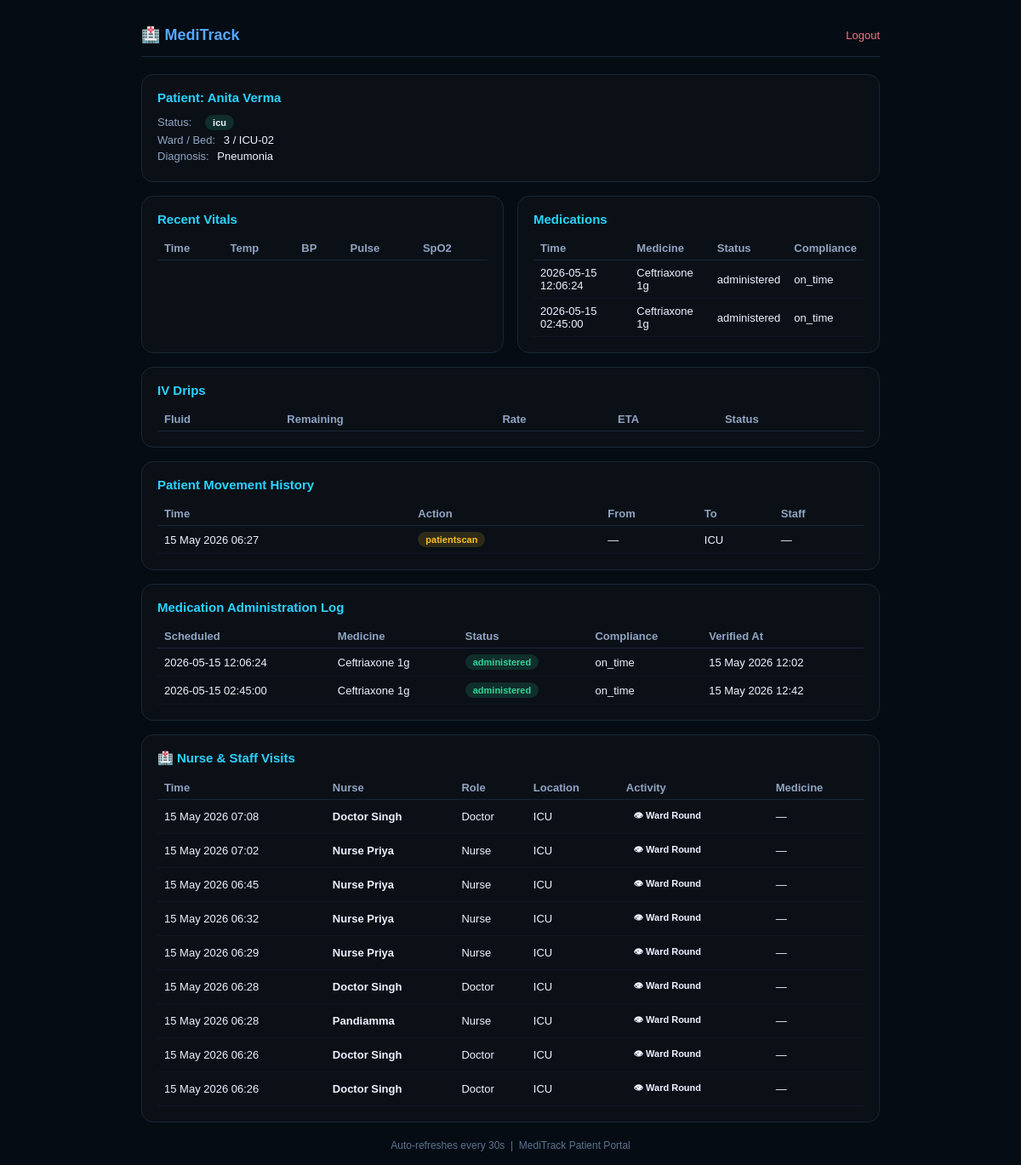
The app's page /meditrack_compact/caretaker_home.php (signed in) with its own data.
### tables this page shows
CREATE TABLE `patients` (
  `id` int(11) NOT NULL,
  `patient_code` varchar(30) NOT NULL,
  `fullname` varchar(150) NOT NULL,
  `rfiduid` varchar(60) DEFAULT NULL,
  `gender` varchar(20) DEFAULT NULL,
  `age` int(11) DEFAULT NULL,
  `blood_group` varchar(10) DEFAULT NULL,
  `phone` varchar(20) DEFAULT NULL,
  `diagnosis` varchar(255) DEFAULT NULL,
  `ward_id` int(11) DEFAULT NULL,
  `bed_no` varchar(20) DEFAULT NULL,
  `status` enum('admitted','icu','critical','discharged') NOT NULL DEFAULT 'admitted',
  `fall_risk` tinyint(1) NOT NULL DEFAULT 0,
  `elopement_risk` tinyint(1) NOT NULL DEFAULT 0,
  `watch_level` varchar(20) NOT NULL DEFAULT 'normal',
  `last_seen_at` datetime DEFAULT NULL,
  `last_seen_location_id` int(11) DEFAULT NULL,
  `created_at` timestamp NOT NULL DEFAULT current_timestamp()
);

CREATE TABLE `medicationschedule` (
  `id` int(11) NOT NULL,
  `patient_id` int(11) NOT NULL,
  `item_id` int(11) NOT NULL,
  `dose` varchar(50) NOT NULL,
  `route_name` varchar(40) NOT NULL,
  `scheduled_time` datetime NOT NULL,
  `status` enum('pending','administered','missed','refused') NOT NULL DEFAULT 'pending',
  `compliance_status` enum('pending','on_time','late','missed','refused') NOT NULL DEFAULT 'pending',
  `verified_staff_uid` varchar(60) DEFAULT NULL,
  `verified_patient_uid` varchar(60) DEFAULT NULL,
  `verified_medicine_uid` varchar(60) DEFAULT NULL,
  `verified_at` datetime DEFAULT NULL,
  `created_at` timestamp NOT NULL DEFAULT current_timestamp()
);

CREATE TABLE `items` (
  `id` int(11) NOT NULL,
  `uid` varchar(60) NOT NULL,
  `item_name` varchar(150) NOT NULL,
  `item_type` enum('medicine','equipment','asset') NOT NULL DEFAULT 'asset',
  `brand` varchar(100) DEFAULT NULL,
  `batch_no` varchar(60) DEFAULT NULL,
  `quantity` int(11) NOT NULL DEFAULT 1,
  `unit_cost` decimal(12,2) NOT NULL DEFAULT 0.00,
  `expiry_date` date DEFAULT NULL,
  `location_id` int(11) DEFAULT NULL,
  `status` enum('instock','inuse','missing','expired') NOT NULL DEFAULT 'instock',
  `recall_flag` tinyint(1) NOT NULL DEFAULT 0,
  `cold_chain_required` tinyint(1) NOT NULL DEFAULT 0,
  `reorder_threshold` int(11) NOT NULL DEFAULT 10,
  `reorder_qty` int(11) NOT NULL DEFAULT 50,
  `supplier_name` varchar(120) DEFAULT NULL,
  `last_seen_at` datetime DEFAULT NULL,
  `created_at` timestamp NOT NULL DEFAULT current_timestamp()
);

CREATE TABLE `scanlogs` (
  `id` int(11) NOT NULL,
  `uid` varchar(60) NOT NULL,
  `item_id` int(11) DEFAULT NULL,
  `patient_id` int(11) DEFAULT NULL,
  `staff_id` int(11) DEFAULT NULL,
  `from_location_id` int(11) DEFAULT NULL,
  `to_location_id` int(11) DEFAULT NULL,
  `readerid` varchar(60) NOT NULL,
  `action_type` varchar(40) NOT NULL,
  `notes` varchar(255) DEFAULT NULL,
  `scan_time` timestamp NOT NULL DEFAULT current_timestamp()
);

CREATE TABLE `locations` (
  `id` int(11) NOT NULL,
  `location_name` varchar(120) NOT NULL,
  `location_type` varchar(40) NOT NULL DEFAULT 'ward',
  `readerid` varchar(60) DEFAULT NULL,
  `apikey` varchar(100) DEFAULT NULL,
  `lastheartbeat` datetime DEFAULT NULL,
  `isactive` tinyint(1) NOT NULL DEFAULT 1,
  `created_at` timestamp NOT NULL DEFAULT current_timestamp()
);

CREATE TABLE `staffmembers` (
  `id` int(11) NOT NULL,
  `employee_id` varchar(30) NOT NULL,
  `fullname` varchar(120) NOT NULL,
  `role` varchar(80) NOT NULL,
  `rfiduid` varchar(60) NOT NULL,
  `is_active` tinyint(1) NOT NULL DEFAULT 1,
  `created_at` timestamp NOT NULL DEFAULT current_timestamp()
);

### meditrack_compact/core.php (called while the page is built, shortened)
<?php
require_once __DIR__ . '/config.php';
$db = new mysqli($DB_HOST, $DB_USER, $DB_PASS, $DB_NAME, $DB_PORT ?? 3306);
$db->set_charset('utf8mb4');
function e($v) { return htmlspecialchars((string)$v, ENT_QUOTES, 'UTF-8'); }
function one($sql) {
    global $db;
    $r = $db->query($sql);
    return $r ? $r->fetch_assoc() : null;
}
function all_rows($sql) {
    global $db;
    $r = $db->query($sql);
    $rows = [];
    if ($r) { while ($row = $r->fetch_assoc()) $rows[] = $row; }
    return $rows;
}
function ago($t) {
    $ts = strtotime($t);
    $d = time() - $ts;
    return date('d M Y H:i', $ts);
}
function table_columns($table) {
    global $db;
    if (isset($GLOBALS['_schema_cache'][$table])) {
        return $GLOBALS['_schema_cache'][$table];
    }
    $cols = [];
    $res = $db->query("SHOW COLUMNS FROM `$table`");
    if ($res) {
        while ($row = $res->fetch_assoc()) {
            $cols[] = $row['Field'];
        }
    }
    return $cols;
}
function col($table, ...$names) {
    $cols = table_columns($table);
    foreach ($names as $name) {
        if (in_array($name, $cols, true)) return $name;
    }
    return $names[0];
}
function cols($table, $map) {
    $out = [];
    foreach ($map as $key => $candidates) {
        $out[$key] = col($table, ...$candidates);
    }
    return $out;
}
function location_cols() {
    static $c = null;
    if ($c) return $c;
    $c = cols('locations', [
        'locationname' => ['location_name', 'locationname'],
        'locationtype' => ['location_type', 'locationtype'],
        'readerid'     => ['readerid', 'reader_id'],
        'apikey'       => ['apikey', 'api_key'],
        'isactive'     => ['isactive', 'is_active'],
        'lastheartbeat'=> ['lastheartbeat', 'last_heartbeat'],
    ]);
    return $c;
}
function item_cols() {
    static $c = null;
    if ($c) return $c;
    $c = cols('items', [
        'itemname'          => ['item_name', 'itemname'],
        'itemtype'          => ['item_type', 'itemtype'],
        'batchno'           => ['batch_no', 'batchno'],
        'unitcost'          => ['unit_cost', 'unitcost'],
        'expirydate'        => ['expiry_date', 'expirydate'],
        'locationid'        => ['location_id', 'locationid'],
        'recallflag'        => ['recall_flag', 'recallflag'],
        'coldchainrequired' => ['cold_chain_required', 'coldchainrequired'],
        'lastseenat'        => ['last_seen_at', 'lastseenat'],
    ]);
    return $c;
}
function schedule_cols() {
    static $c = null;
    if ($c) return $c;
    $c = cols('medicationschedule', [
        'patientid'          => ['patient_id', 'patientid'],
        'itemid'             => ['item_id', 'itemid'],
        'scheduledtime'      => ['scheduled_time', 'scheduledtime'],
        'route'              => ['route_name', 'routename', 'route'],
        'compliancestatus'   => ['compliance_status', 'compliancestatus'],
        'verifiedat'         => ['verified_at', 'verifiedat'],
        'verifiedstaffuid'   => ['verified_staff_uid', 'verifiedstaffuid'],
        'verifiedpatientuid' => ['verified_patient_uid', 'verifiedpatientuid'],
        'verifiedmedicineuid'=> ['verified_medicine_uid', 'verifiedmedicineuid'],
    ]);
    return $c;
}
function vitals_cols() {
    $c = cols('patientvitals', [
        'patientid' => ['patient_id', 'patientid'],
        'recordedat'=> ['recorded_at', 'recordedat', 'created_at', 'createdat'],
    ]);
    return $c;
}
function scanlog_cols() {
    static $c = null;
    if ($c) return $c;
    $c = cols('scanlogs', [
        'itemid'         => ['item_id', 'itemid'],
        'patientid'      => ['patient_id', 'patientid'],
        'staffid'        => ['staff_id', 'staffid'],
        'fromlocationid' => ['from_location_id', 'fromlocationid'],
        'tolocationid'   => ['to_location_id', 'tolocationid'],
        'readerid'       => ['readerid', 'reader_id'],
        'actiontype'     => ['action_type', 'actiontype'],
        'scantime'       => ['scan_time', 'scantime'],
    ]);
    return $c;
}
?>

### meditrack_compact/caretaker_home.php (the view, shortened to what this page needs)
<?php
require_once 'core.php';
$pid  = (int)$_SESSION['ct_patient_id'];
$pname = $_SESSION['ct_patient_name'];
$v   = vitals_cols();
$s   = schedule_cols();
$i   = item_cols();
$sl  = scanlog_cols();
$patient = one("SELECT * FROM patients WHERE id={$pid} LIMIT 1");
$meds    = all_rows("SELECT ms.*, i.`{$i['itemname']}` AS iname FROM medicationschedule ms
                     JOIN items i ON i.id=ms.`{$s['itemid']}`
                     WHERE ms.`{$s['patientid']}`={$pid}
                     ORDER BY ms.`{$s['scheduledtime']}` DESC LIMIT 15");
?><!DOCTYPE html><html><head><meta charset="utf-8">
</head><body>
<div class="topbar">
    <div class="logo">🏥 MediTrack</div>
    <a href="caretaker_logout.php" class="logout">Logout</a>
</div>
<div class="card">
    <h3>Patient: <?= e($pname) ?></h3>
    <div class="info-row">Status: <span><span class="pill <?= $patient['status']==='critical'?'danger':'ok' ?>"><?= e($patient['status']) ?></span></span></div>
    <div class="info-row">Ward / Bed: <span><?= e($patient['ward_id']??'-') ?> / <?= e($patient['bed_no']??'-') ?></span></div>
    <div class="info-row">Diagnosis: <span><?= e($patient['diagnosis']??'-') ?></span></div>
</div>
<div class="grid">
<div class="card">
    <h3>Recent Vitals</h3>
    <table><tr><th>Time</th><th>Temp</th><th>BP</th><th>Pulse</th><th>SpO2</th></tr>
    </table>
</div>
<div class="card">
    <h3>Medications</h3>
    <table><tr><th>Time</th><th>Medicine</th><th>Status</th><th>Compliance</th></tr>
    <?php foreach ($meds as $x): ?>
    <tr><td><?= e($x[$s['scheduledtime']]) ?></td><td><?= e($x['iname']) ?></td>
        <td><?= e($x['status']) ?></td><td><?= e($x[$s['compliancestatus']]??'-') ?></td></tr>
    <?php endforeach; ?>
    </table>
</div>
</div>
<div class="card">
    <h3>IV Drips</h3>
    <table><tr><th>Fluid</th><th>Remaining</th><th>Rate</th><th>ETA</th><th>Status</th></tr>
    </table>
</div>
<?php
$sl  = scanlog_cols();
$l   = location_cols();
$moves = all_rows(
    "SELECT s.*,
        l1.`{$l['locationname']}` AS from_name,
        l2.`{$l['locationname']}` AS to_name,
        s.`{$sl['actiontype']}` AS action_type,
        s.`{$sl['scantime']}` AS scan_time,
        sm.fullname AS staff_name
     FROM scanlogs s
     LEFT JOIN locations l1 ON l1.id = s.`{$sl['fromlocationid']}`
     LEFT JOIN locations l2 ON l2.id = s.`{$sl['tolocationid']}`
     LEFT JOIN staffmembers sm ON sm.id = s.`{$sl['staffid']}`
     WHERE s.`{$sl['patientid']}`={$pid}
     ORDER BY s.id DESC LIMIT 20"
);
$medlogs = all_rows(
    "SELECT ms.*, i.`{$i['itemname']}` AS iname, ms.`{$s['scheduledtime']}` AS stime,
            ms.`{$s['compliancestatus']}` AS comp, ms.`{$s['verifiedat']}` AS vat
     FROM medicationschedule ms
     JOIN items i ON i.id=ms.`{$s['itemid']}`
     WHERE ms.`{$s['patientid']}`={$pid}
     ORDER BY ms.`{$s['scheduledtime']}` DESC LIMIT 20"
);
?>
<div class="card">
    <h3>Patient Movement History</h3>
    <?php if (empty($moves)): ?>
        <div style="color:#5e728f;font-size:13px">No movement recorded yet.</div>
    <?php else: ?>
    <table>
        <tr><th>Time</th><th>Action</th><th>From</th><th>To</th><th>Staff</th></tr>
        <?php foreach ($moves as $m): ?>
        <tr>
            <td><?= e(ago($m['scan_time'])) ?></td>
            <td><span class="pill <?= $m['action_type']==='medverify'?'ok':($m['action_type']==='patientscan'?'warn':'') ?>">
                <?= e($m['action_type']) ?>
            </span></td>
            <td><?= e($m['from_name'] ?: '—') ?></td>
            <td><?= e($m['to_name'] ?: '—') ?></td>
            <td><?= e($m['staff_name'] ?: '—') ?></td>
        </tr>
        <?php endforeach; ?>
    </table>
    <?php endif; ?>
</div>
<div class="card">
    <h3>Medication Administration Log</h3>
    <?php if (empty($medlogs)): ?>
        <div style="color:#5e728f;font-size:13px">No medication records yet.</div>
    <?php else: ?>
    <table>
        <tr><th>Scheduled</th><th>Medicine</th><th>Status</th><th>Compliance</th><th>Verified At</th></tr>
        <?php foreach ($medlogs as $m):
            $cls = $m['status']==='administered' ? 'ok' : ($m['status']==='missed' ? 'danger' : 'warn');
        ?>
        <tr>
            <td><?= e($m['stime']) ?></td>
            <td><?= e($m['iname']) ?></td>
            <td><span class="pill <?= $cls ?>"><?= e($m['status']) ?></span></td>
            <td><?= e($m['comp'] ?: '—') ?></td>
            <td><?= e($m['vat'] ? ago($m['vat']) : '—') ?></td>
        </tr>
        <?php endforeach; ?>
    </table>
    <?php endif; ?>
</div>
<?php
$nurseVisits = all_rows(
    "SELECT s.`{$sl['scantime']}` AS scan_time,
            s.`{$sl['actiontype']}` AS action_type,
            sm.fullname AS nurse_name,
            sm.role AS nurse_role,
            l.`{$l['locationname']}` AS location_name,
            i.`{$i['itemname']}` AS medicine_name
     FROM scanlogs s
     JOIN staffmembers sm ON sm.id = s.`{$sl['staffid']}`
     LEFT JOIN locations l ON l.id = s.`{$sl['tolocationid']}`
     LEFT JOIN items i ON i.id = s.`{$sl['itemid']}`
     WHERE (
         s.`{$sl['patientid']}` = {$pid}
         OR (
             s.`{$sl['actiontype']}` = 'staffscan'
             AND s.`{$sl['tolocationid']}` = {$patient['ward_id']}
         )
     )
     ORDER BY s.id DESC LIMIT 20"
);
?>
<div class="card">
    <h3>🏥 Nurse & Staff Visits</h3>
    <?php if (empty($nurseVisits)): ?>
        <div style="color:#5e728f;font-size:13px;padding:10px 0">No staff visits recorded yet.</div>
    <?php else: ?>
    <table>
        <tr><th>Time</th><th>Nurse</th><th>Role</th><th>Location</th><th>Activity</th><th>Medicine</th></tr>
        <?php foreach ($nurseVisits as $nv):
            $act = $nv['action_type'];
            $cls = $act === 'medverify' ? 'ok' : ($act === 'staffscan' ? 'info' : 'warn');
            $label = $act === 'medverify' ? '💊 Medication Given' : ($act === 'staffscan' ? '👁 Ward Round' : $act);
        ?>
        <tr>
            <td><?= e(ago($nv['scan_time'])) ?></td>
            <td style="font-weight:600"><?= e($nv['nurse_name']) ?></td>
            <td><?= e($nv['nurse_role']) ?></td>
            <td><?= e($nv['location_name'] ?: '—') ?></td>
            <td><span class="pill <?= $cls ?>"><?= $label ?></span></td>
            <td><?= e($nv['medicine_name'] ?: '—') ?></td>
        </tr>
        <?php endforeach; ?>
    </table>
    <?php endif; ?>
</div>
<p style="text-align:center;color:#5e728f;font-size:12px;margin-top:20px">
    Auto-refreshes every 30s &nbsp;|&nbsp; MediTrack Patient Portal
</p>
</body></html>

### meditrack_compact/caretaker_home.php (style rules this page uses)
* { box-sizing:border-box;margin:0;padding:0 }
body { background:#050c14;color:#edf3ff;font-family:Arial,sans-serif;padding:16px;max-width:900px;margin:0 auto }
.topbar { display:flex;align-items:center;justify-content:space-between;padding:14px 0;border-bottom:1px solid #1a2636;margin-bottom:20px }
.logo { font-size:18px;font-weight:700;color:#56a8ff }
.logout { color:#fb7185;font-size:13px;text-decoration:none }
.card { background:#0b1017;border:1px solid #1a2636;border-radius:14px;padding:18px;margin-bottom:16px }
h3 { font-size:15px;margin-bottom:12px;color:#29d3ff }
table { width:100%;border-collapse:collapse;font-size:13px }
th { color:#90a4c2;padding:6px 8px;text-align:left;border-bottom:1px solid #1a2636 }
td { padding:7px 8px;border-bottom:1px solid #101722 }
.pill { display:inline-block;padding:3px 9px;border-radius:999px;font-size:11px;font-weight:700 }
.ok { background:rgba(52,211,153,.15);color:#34d399 }
.warn { background:rgba(251,191,36,.15);color:#fbbf24 }
.grid { display:grid;gap:16px;grid-template-columns:1fr 1fr }
.info-row { font-size:13px;color:#90a4c2;margin-bottom:4px }
.info-row span { color:#edf3ff;margin-left:6px }

### records on screen
patients: status "icu", ward "3", bed_no "ICU-02", diagnosis "Pneumonia"
medicationschedule: scheduled_time "2026-05-15 12:06:24", item.item_name "Ceftriaxone 1g", status "administered", compliance_status "on_time", verified_at "15 May 2026 12:02"
medicationschedule: scheduled_time "2026-05-15 02:45:00", item.item_name "Ceftriaxone 1g", status "administered", compliance_status "on_time", verified_at "15 May 2026 12:42"
scanlogs: scan_time "15 May 2026 06:27", action_type "patientscan", from_name "—", locations.location_name "ICU", staff_name "—"
scanlogs: scan_time "15 May 2026 07:08", staffmembers.fullname "Doctor Singh", staffmembers.role "Doctor", locations.location_name "ICU", action_type "👁 Ward Round", medicine_name "—"
scanlogs: scan_time "15 May 2026 07:02", staffmembers.fullname "Nurse Priya", staffmembers.role "Nurse", locations.location_name "ICU", action_type "👁 Ward Round", medicine_name "—"
scanlogs: scan_time "15 May 2026 06:45", staffmembers.fullname "Nurse Priya", staffmembers.role "Nurse", locations.location_name "ICU", action_type "👁 Ward Round", medicine_name "—"
scanlogs: scan_time "15 May 2026 06:32", staffmembers.fullname "Nurse Priya", staffmembers.role "Nurse", locations.location_name "ICU", action_type "👁 Ward Round", medicine_name "—"
scanlogs: scan_time "15 May 2026 06:29", staffmembers.fullname "Nurse Priya", staffmembers.role "Nurse", locations.location_name "ICU", action_type "👁 Ward Round", medicine_name "—"
scanlogs: scan_time "15 May 2026 06:28", staffmembers.fullname "Doctor Singh", staffmembers.role "Doctor", locations.location_name "ICU", action_type "👁 Ward Round", medicine_name "—"
scanlogs: scan_time "15 May 2026 06:28", staffmembers.fullname "Pandiamma", staffmembers.role "Nurse", locations.location_name "ICU", action_type "👁 Ward Round", medicine_name "—"
scanlogs: scan_time "15 May 2026 06:26", staffmembers.fullname "Doctor Singh", staffmembers.role "Doctor", locations.location_name "ICU", action_type "👁 Ward Round", medicine_name "—"
scanlogs: scan_time "15 May 2026 06:26", staffmembers.fullname "Doctor Singh", staffmembers.role "Doctor", locations.location_name "ICU", action_type "👁 Ward Round", medicine_name "—"

### other values on screen
$pname "Anita Verma"
